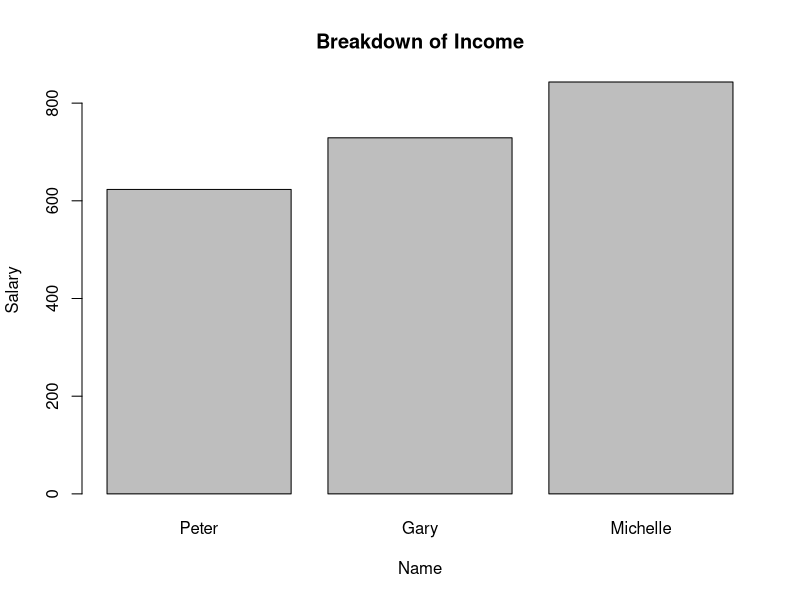
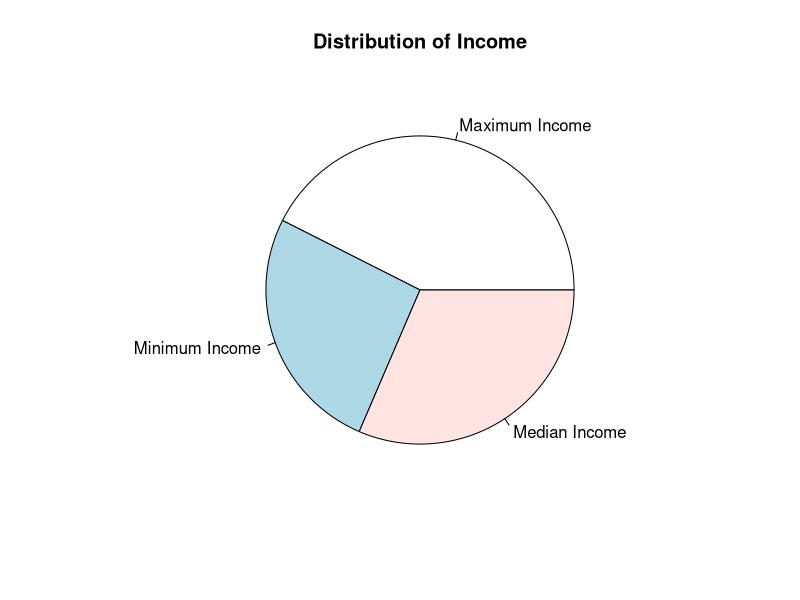

Source code (R) for these figures, in order: (Note: a time limit stopped this script after it produced the figures.)
#Question 1--> Creating two matrices and multiplying
a<- matrix(c(7,9,12,2,4,13),2,3,byrow=T)
b<- matrix(c(1,7,12,19,2,8,13,20,3,9,14,21),3,4,byrow=T)
ab=a%*%b

#Question 2a--> Creating a data frame
id<- c(1,2,3,4,5)
name<- c("Peter","Amy","Ryan","Gary","Michelle")
salary<- c(623.30,515.20,611,729,843.25)
Question2<- data.frame(id,name,salary)

#Question 2b--> Adding a column
department<- c("Finance","Human Resources", "Operations", 'Hospitality', "Technology")
NewQuestion2<- data.frame(Question2,department)

#Question 2c--> Extracting rows using the c function
NewQuestion2[c(1,3,5),c(2,3)]

#Question 2d--> Bar Chart for Salaries in Row's 1,4,5
data.new<- NewQuestion2[-c(2,3),]
barplot(data.new$salary, ylab= "Salary",xlab= "Name",main= "Breakdown of Income",names.arg = c("Peter","Gary","Michelle"))

#Question 2e--> Creating a Pie Chart for Min, Max, and Median Salary
Slices<- c(max(NewQuestion2$salary),min(NewQuestion2$salary),median(NewQuestion2$salary))
labels<- c("Maximum Income", "Minimum Income", "Median Income")
pie(Slices,labels=labels, main="Distribution of Income")

#Question 3 Part 1--> Transfering Python Functions into R Functions
isValid<- function(playerMove) {
  gameMoves<- c('R','P','S')

  if (playerMove %in% gameMoves) {
    return("True")
  } else {
    return("False")
  }
}

isValid('R')

#Question 3 Part 2 --> Transfering Python Functions into R Functions
updateScore<- function(winner) {
  playerScore<- c(1)
  computerScore<- c(0)
  start<- (1)
  
  if (winner == 0) {
    playerScore = playerScore + 1
    print("Player won! Function worked properly.")
  } else {
    computerScore = computerScore + 1
  }
  
  print("| Player: %d | Computer: %d | \n", playerScore, computerScore)
  
  userPlayAgain<-readline(prompt="Play again? (Y/N):")

  # Previous version of updateScore did not have a loop.
  # So I added the ability for the player to decide if they want to play again or not. 
  # The while loop is used to validate the userPlayAgain variable and assure they entered Y or N
  # If not Y or N, the loop asks again
  while (userPlayAgain != 'Y' && userPlayAgain != 'N') {
    userPlayAgain<-readline(prompt="Play again? (Y/N):")
  }
  
  if (userPlayAgain == 'Y') {
    start = 1
  } else {
    start = 0
  }
}

updateScore(1)
